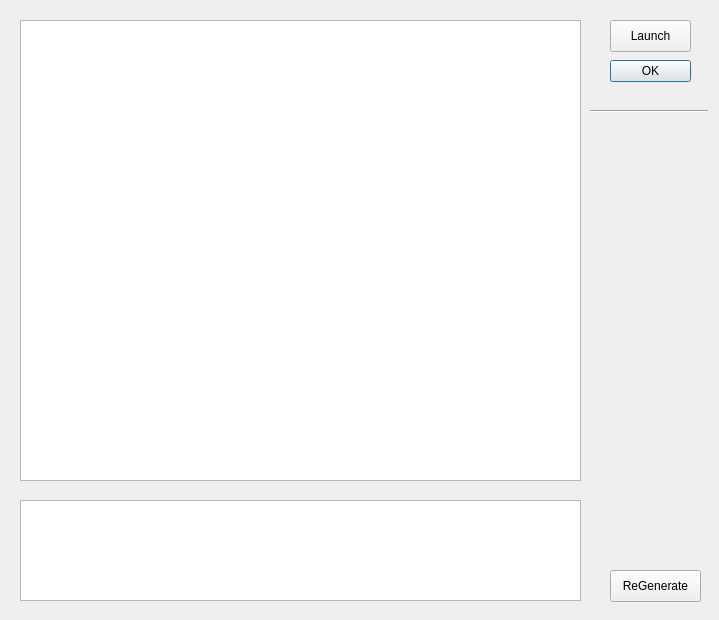
<?xml version="1.0" encoding="UTF-8"?>
<ui version="4.0">
 <class>apkCreate</class>
 <widget class="QDialog" name="apkCreate">
  <property name="geometry">
   <rect>
    <x>0</x>
    <y>0</y>
    <width>719</width>
    <height>620</height>
   </rect>
  </property>
  <property name="windowTitle">
   <string>Dialog</string>
  </property>
  <widget class="QDialogButtonBox" name="buttonBox">
   <property name="geometry">
    <rect>
     <x>610</x>
     <y>60</y>
     <width>81</width>
     <height>41</height>
    </rect>
   </property>
   <property name="orientation">
    <enum>Qt::Orientation::Vertical</enum>
   </property>
   <property name="standardButtons">
    <set>QDialogButtonBox::StandardButton::Ok</set>
   </property>
  </widget>
  <widget class="QTextEdit" name="apkCodeText">
   <property name="geometry">
    <rect>
     <x>20</x>
     <y>20</y>
     <width>561</width>
     <height>461</height>
    </rect>
   </property>
   <property name="html">
    <string>&lt;!DOCTYPE HTML PUBLIC &quot;-//W3C//DTD HTML 4.0//EN&quot; &quot;http://www.w3.org/TR/REC-html40/strict.dtd&quot;&gt;
&lt;html&gt;&lt;head&gt;&lt;meta name=&quot;qrichtext&quot; content=&quot;1&quot; /&gt;&lt;meta charset=&quot;utf-8&quot; /&gt;&lt;style type=&quot;text/css&quot;&gt;
p, li { white-space: pre-wrap; }
hr { height: 1px; border-width: 0; }
li.unchecked::marker { content: &quot;\2610&quot;; }
li.checked::marker { content: &quot;\2612&quot;; }
&lt;/style&gt;&lt;/head&gt;&lt;body style=&quot; font-family:'.AppleSystemUIFont'; font-size:13pt; font-weight:400; font-style:normal;&quot;&gt;
&lt;p style=&quot;-qt-paragraph-type:empty; margin-top:0px; margin-bottom:0px; margin-left:0px; margin-right:0px; -qt-block-indent:0; text-indent:0px; font-family:'Arial';&quot;&gt;&lt;br /&gt;&lt;/p&gt;&lt;/body&gt;&lt;/html&gt;</string>
   </property>
  </widget>
  <widget class="Line" name="line">
   <property name="geometry">
    <rect>
     <x>590</x>
     <y>110</y>
     <width>118</width>
     <height>3</height>
    </rect>
   </property>
   <property name="orientation">
    <enum>Qt::Orientation::Horizontal</enum>
   </property>
  </widget>
  <widget class="QTextBrowser" name="outputText">
   <property name="geometry">
    <rect>
     <x>20</x>
     <y>500</y>
     <width>561</width>
     <height>101</height>
    </rect>
   </property>
  </widget>
  <widget class="QPushButton" name="apkLaunch">
   <property name="geometry">
    <rect>
     <x>610</x>
     <y>20</y>
     <width>81</width>
     <height>32</height>
    </rect>
   </property>
   <property name="text">
    <string>Launch</string>
   </property>
  </widget>
  <widget class="QPushButton" name="refresh">
   <property name="geometry">
    <rect>
     <x>610</x>
     <y>570</y>
     <width>91</width>
     <height>32</height>
    </rect>
   </property>
   <property name="text">
    <string>ReGenerate</string>
   </property>
  </widget>
 </widget>
 <resources/>
 <connections>
  <connection>
   <sender>buttonBox</sender>
   <signal>accepted()</signal>
   <receiver>apkCreate</receiver>
   <slot>accept()</slot>
   <hints>
    <hint type="sourcelabel">
     <x>248</x>
     <y>254</y>
    </hint>
    <hint type="destinationlabel">
     <x>157</x>
     <y>274</y>
    </hint>
   </hints>
  </connection>
  <connection>
   <sender>buttonBox</sender>
   <signal>rejected()</signal>
   <receiver>apkCreate</receiver>
   <slot>reject()</slot>
   <hints>
    <hint type="sourcelabel">
     <x>316</x>
     <y>260</y>
    </hint>
    <hint type="destinationlabel">
     <x>286</x>
     <y>274</y>
    </hint>
   </hints>
  </connection>
 </connections>
</ui>
